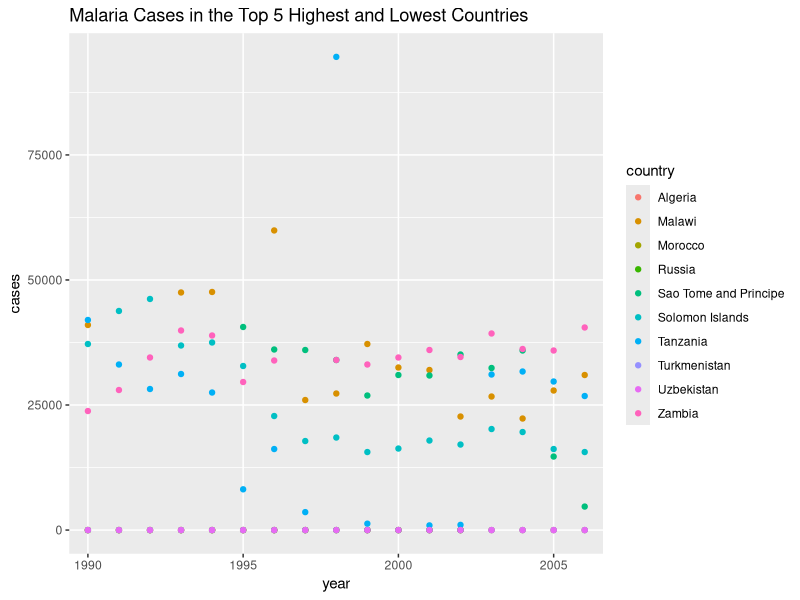
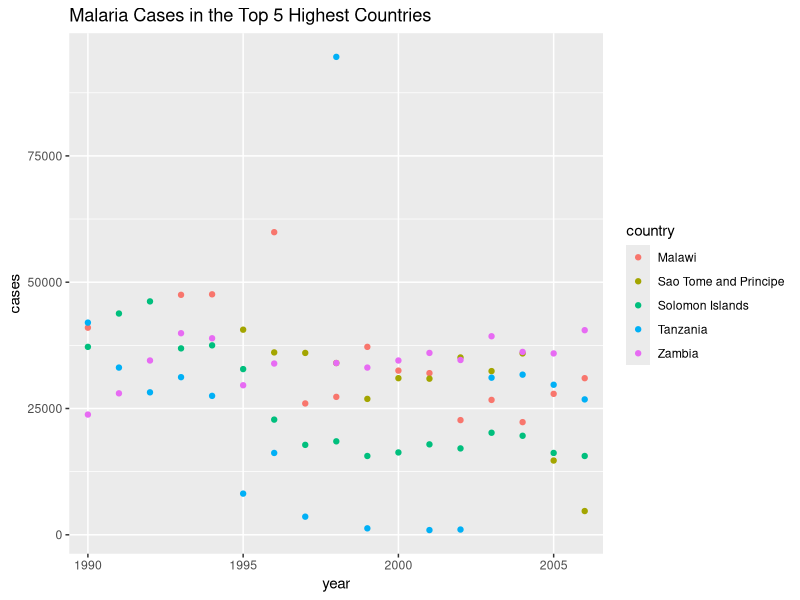
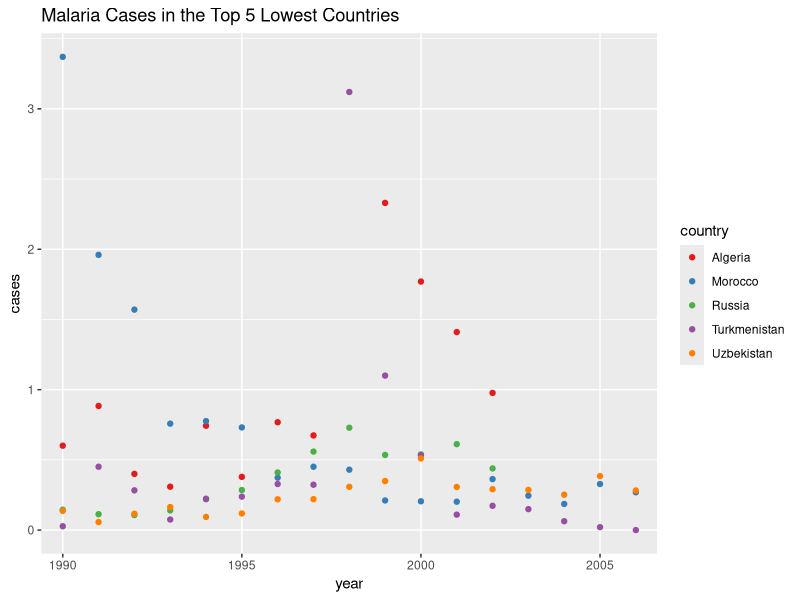

These figures' R source, in order:
## ---- chunk 1

library(tidyverse) # for tidying
library(scales) # for renaming labels
library(gganimate) # for potential animation

## ---- chunk 2
# read  in dataset with read_csV()
malaria <- read_csv("malaria_cases_per_100000_reported.csv")

head(malaria)
## ---- chunk 3
# clean data
malaria_longer <- malaria %>% # data cleaning
  pivot_longer(cols = 2:18,
               names_to = "year",
               values_to = "cases") # long format because the years as a title of the columns was not helping because we wouldn't then be able to graph by year

head(malaria_longer)


## ---- chunk 4
most_malaria <- malaria_longer %>%
  group_by(country) %>%
  summarize_if(is.numeric, mean, na.rm=T) %>%
  arrange(desc(cases))

## ---- chunk 5
head(most_malaria)

tail(most_malaria)


interesting_countries <- c("Zambia", "Malawi","Sao Tome and Principe","Tanzania","Solomon Islands","Algeria","Morocco","Turkmenistan","Russia","Uzbekistan")  # remember, we always put characters in quotes!

## ---- chunk 6
malaria_longer %>% # take malaria dataset
  filter(country %in% interesting_countries) %>% #filter to interesting countries
  ggplot(aes(x=year, y=cases, color=country)) + # set up ggplot
  geom_point() + #add what geometry we want
  scale_x_discrete(breaks=pretty_breaks()) + # fix messy scales
  labs(title="Malaria Cases in the Top 5 Highest and Lowest Countries")
## ---- chunk 7
lowest_countries <- c("Algeria","Morocco","Turkmenistan","Russia","Uzbekistan")  # remember, we always put characters in quotes!

highest_countries <- c("Zambia", "Malawi","Sao Tome and Principe","Tanzania","Solomon Islands")

# highest prevalence
malaria_longer %>% # take malaria dataset
  filter(country %in% highest_countries) %>% #filter to interesting countries
  ggplot(aes(x=year, y=cases, color=country)) + # set up ggplot
  geom_point() + #add what geometry we want
  scale_x_discrete(breaks=pretty_breaks()) + # fix messy scales
  labs(title="Malaria Cases in the Top 5 Highest Countries")


# lowest prevalence
malaria_longer %>% # take malaria dataset
  filter(country %in% lowest_countries) %>% #filter to interesting countries
  ggplot(aes(x=year, y=cases, color=country)) + # set up ggplot
  geom_point() + #add what geometry we want
  scale_x_discrete(breaks=pretty_breaks()) + # fix messy scales
  labs(title="Malaria Cases in the Top 5 Lowest Countries") +
  scale_color_brewer(palette="Set1")
  
